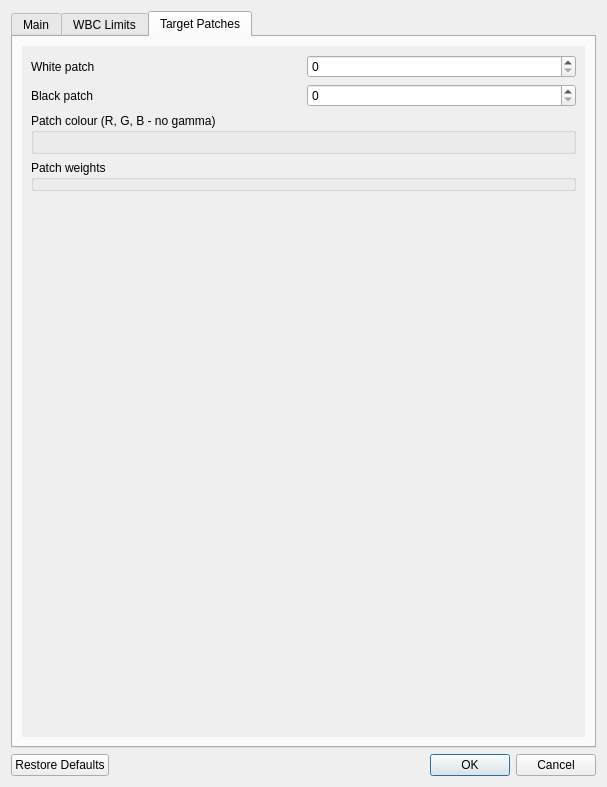
<?xml version="1.0" encoding="UTF-8"?>
<ui version="4.0">
 <class>CCMConfigAdv</class>
 <widget class="QDialog" name="CCMConfigAdv">
  <property name="geometry">
   <rect>
    <x>0</x>
    <y>0</y>
    <width>607</width>
    <height>787</height>
   </rect>
  </property>
  <property name="windowTitle">
   <string>CCM Configuration (advanced)</string>
  </property>
  <layout class="QGridLayout" name="gridLayout">
   <item row="6" column="0" colspan="2">
    <widget class="QDialogButtonBox" name="buttonBox">
     <property name="standardButtons">
      <set>QDialogButtonBox::Cancel|QDialogButtonBox::Ok|QDialogButtonBox::RestoreDefaults</set>
     </property>
    </widget>
   </item>
   <item row="2" column="0" colspan="2">
    <widget class="QTabWidget" name="tabWidget">
     <property name="currentIndex">
      <number>2</number>
     </property>
     <widget class="QWidget" name="tab_3">
      <attribute name="title">
       <string>Main</string>
      </attribute>
      <layout class="QGridLayout" name="gridLayout_8">
       <item row="0" column="0">
        <widget class="QLabel" name="label_3">
         <property name="text">
          <string>Nb iterations</string>
         </property>
        </widget>
       </item>
       <item row="6" column="0">
        <widget class="QLabel" name="label_7">
         <property name="text">
          <string>Change probability</string>
         </property>
        </widget>
       </item>
       <item row="5" column="0">
        <widget class="QLabel" name="label_6">
         <property name="text">
          <string>Temperature strength</string>
         </property>
        </widget>
       </item>
       <item row="0" column="1">
        <widget class="QSpinBox" name="nIterations">
         <property name="minimum">
          <number>1000</number>
         </property>
         <property name="maximum">
          <number>1000000000</number>
         </property>
        </widget>
       </item>
       <item row="1" column="0">
        <widget class="QLabel" name="label_4">
         <property name="text">
          <string>Nb warm iterations</string>
         </property>
        </widget>
       </item>
       <item row="4" column="0" colspan="2">
        <widget class="QCheckBox" name="gammaDisplay">
         <property name="text">
          <string>Apply gamma correction to the displayed images</string>
         </property>
        </widget>
       </item>
       <item row="5" column="1">
        <widget class="QDoubleSpinBox" name="temperatureStr"/>
       </item>
       <item row="3" column="0">
        <widget class="QCheckBox" name="normalise">
         <property name="text">
          <string>Normalise matrix lines to 1</string>
         </property>
        </widget>
       </item>
       <item row="1" column="1">
        <widget class="QSpinBox" name="nWarm">
         <property name="minimum">
          <number>500</number>
         </property>
         <property name="maximum">
          <number>1000000000</number>
         </property>
        </widget>
       </item>
       <item row="2" column="1">
        <widget class="QCheckBox" name="errorCurve">
         <property name="text">
          <string>Display error curve tab</string>
         </property>
        </widget>
       </item>
       <item row="3" column="1">
        <widget class="QCheckBox" name="CIE94">
         <property name="text">
          <string>Use CIE94 error metric</string>
         </property>
        </widget>
       </item>
       <item row="7" column="0" colspan="2">
        <widget class="QGroupBox" name="lumcorr_grp">
         <property name="title">
          <string>Weighted white patch average (WBC)</string>
         </property>
         <layout class="QGridLayout" name="gridLayout_4">
          <item row="0" column="0">
           <widget class="QDoubleSpinBox" name="luminanceR">
            <property name="suffix">
             <string> xR</string>
            </property>
           </widget>
          </item>
          <item row="0" column="1">
           <widget class="QDoubleSpinBox" name="luminanceG">
            <property name="suffix">
             <string> xG</string>
            </property>
           </widget>
          </item>
          <item row="0" column="2">
           <widget class="QDoubleSpinBox" name="luminanceB">
            <property name="suffix">
             <string> xB</string>
            </property>
           </widget>
          </item>
         </layout>
        </widget>
       </item>
       <item row="2" column="0">
        <widget class="QCheckBox" name="verboseLog">
         <property name="text">
          <string>Verbose logging</string>
         </property>
        </widget>
       </item>
       <item row="6" column="1">
        <widget class="QSpinBox" name="changeProb">
         <property name="suffix">
          <string>%</string>
         </property>
         <property name="minimum">
          <number>1</number>
         </property>
         <property name="maximum">
          <number>100</number>
         </property>
        </widget>
       </item>
       <item row="8" column="0">
        <spacer name="verticalSpacer_3">
         <property name="orientation">
          <enum>Qt::Vertical</enum>
         </property>
         <property name="sizeHint" stdset="0">
          <size>
           <width>20</width>
           <height>40</height>
          </size>
         </property>
        </spacer>
       </item>
      </layout>
     </widget>
     <widget class="QWidget" name="tab">
      <attribute name="title">
       <string>WBC Limits</string>
      </attribute>
      <layout class="QGridLayout" name="gridLayout_6">
       <item row="2" column="0">
        <widget class="QGroupBox" name="max_grp">
         <property name="title">
          <string>Maximum</string>
         </property>
         <property name="flat">
          <bool>true</bool>
         </property>
         <layout class="QGridLayout" name="gridLayout_3">
          <item row="1" column="4">
           <widget class="QDoubleSpinBox" name="max_off1"/>
          </item>
          <item row="1" column="0">
           <widget class="QDoubleSpinBox" name="max_mat3"/>
          </item>
          <item row="0" column="0">
           <widget class="QDoubleSpinBox" name="max_mat0"/>
          </item>
          <item row="1" column="1">
           <widget class="QDoubleSpinBox" name="max_mat4"/>
          </item>
          <item row="0" column="4">
           <widget class="QDoubleSpinBox" name="max_off0"/>
          </item>
          <item row="0" column="1">
           <widget class="QDoubleSpinBox" name="max_mat1"/>
          </item>
          <item row="0" column="2">
           <widget class="QDoubleSpinBox" name="max_mat2"/>
          </item>
          <item row="1" column="2">
           <widget class="QDoubleSpinBox" name="max_mat5"/>
          </item>
          <item row="1" column="3">
           <widget class="QLabel" name="label_2">
            <property name="maximumSize">
             <size>
              <width>20</width>
              <height>16777215</height>
             </size>
            </property>
            <property name="text">
             <string>+</string>
            </property>
           </widget>
          </item>
          <item row="2" column="4">
           <widget class="QDoubleSpinBox" name="max_off2"/>
          </item>
          <item row="2" column="2">
           <widget class="QDoubleSpinBox" name="max_mat8"/>
          </item>
          <item row="2" column="1">
           <widget class="QDoubleSpinBox" name="max_mat7"/>
          </item>
          <item row="2" column="0">
           <widget class="QDoubleSpinBox" name="max_mat6"/>
          </item>
         </layout>
        </widget>
       </item>
       <item row="0" column="0">
        <widget class="QGroupBox" name="useMaxWBC_grp">
         <property name="title">
          <string>Use maximum WBC gain</string>
         </property>
         <property name="flat">
          <bool>true</bool>
         </property>
         <property name="checkable">
          <bool>true</bool>
         </property>
         <property name="checked">
          <bool>true</bool>
         </property>
         <layout class="QGridLayout" name="gridLayout_5">
          <item row="0" column="0">
           <widget class="QLabel" name="label_5">
            <property name="text">
             <string>Maximum gain</string>
            </property>
           </widget>
          </item>
          <item row="0" column="1">
           <widget class="QDoubleSpinBox" name="maxWBCGain"/>
          </item>
         </layout>
        </widget>
       </item>
       <item row="3" column="0">
        <spacer name="verticalSpacer_2">
         <property name="orientation">
          <enum>Qt::Vertical</enum>
         </property>
         <property name="sizeHint" stdset="0">
          <size>
           <width>20</width>
           <height>40</height>
          </size>
         </property>
        </spacer>
       </item>
       <item row="1" column="0">
        <widget class="QGroupBox" name="min_grp">
         <property name="title">
          <string>Minimum</string>
         </property>
         <property name="flat">
          <bool>true</bool>
         </property>
         <layout class="QGridLayout" name="gridLayout_2">
          <item row="2" column="0">
           <widget class="QDoubleSpinBox" name="min_mat6"/>
          </item>
          <item row="1" column="4">
           <widget class="QDoubleSpinBox" name="min_off1"/>
          </item>
          <item row="1" column="0">
           <widget class="QDoubleSpinBox" name="min_mat3"/>
          </item>
          <item row="0" column="0">
           <widget class="QDoubleSpinBox" name="min_mat0"/>
          </item>
          <item row="1" column="1">
           <widget class="QDoubleSpinBox" name="min_mat4"/>
          </item>
          <item row="0" column="4">
           <widget class="QDoubleSpinBox" name="min_off0"/>
          </item>
          <item row="0" column="1">
           <widget class="QDoubleSpinBox" name="min_mat1"/>
          </item>
          <item row="0" column="2">
           <widget class="QDoubleSpinBox" name="min_mat2"/>
          </item>
          <item row="1" column="2">
           <widget class="QDoubleSpinBox" name="min_mat5"/>
          </item>
          <item row="1" column="3">
           <widget class="QLabel" name="label">
            <property name="maximumSize">
             <size>
              <width>20</width>
              <height>16777215</height>
             </size>
            </property>
            <property name="text">
             <string>+</string>
            </property>
           </widget>
          </item>
          <item row="2" column="4">
           <widget class="QDoubleSpinBox" name="min_off2"/>
          </item>
          <item row="2" column="2">
           <widget class="QDoubleSpinBox" name="min_mat8"/>
          </item>
          <item row="2" column="1">
           <widget class="QDoubleSpinBox" name="min_mat7"/>
          </item>
         </layout>
         <zorder>min_mat0</zorder>
         <zorder>min_mat1</zorder>
         <zorder>min_mat2</zorder>
         <zorder>min_mat3</zorder>
         <zorder>min_mat4</zorder>
         <zorder>min_mat5</zorder>
         <zorder>label</zorder>
         <zorder>min_off1</zorder>
         <zorder>min_off0</zorder>
         <zorder>min_off2</zorder>
         <zorder>min_mat8</zorder>
         <zorder>min_mat7</zorder>
         <zorder>min_mat6</zorder>
        </widget>
       </item>
      </layout>
     </widget>
     <widget class="QWidget" name="tab_2">
      <attribute name="title">
       <string>Target Patches</string>
      </attribute>
      <layout class="QGridLayout" name="gridLayout_7">
       <item row="0" column="0">
        <widget class="QScrollArea" name="target_area">
         <property name="frameShape">
          <enum>QFrame::NoFrame</enum>
         </property>
         <property name="frameShadow">
          <enum>QFrame::Plain</enum>
         </property>
         <property name="widgetResizable">
          <bool>true</bool>
         </property>
         <widget class="QWidget" name="scrollAreaWidgetContents">
          <property name="geometry">
           <rect>
            <x>0</x>
            <y>0</y>
            <width>565</width>
            <height>696</height>
           </rect>
          </property>
          <layout class="QGridLayout" name="_2">
           <item row="2" column="0" colspan="2">
            <widget class="QGroupBox" name="groupBox">
             <property name="title">
              <string>Patch colour (R, G, B - no gamma)</string>
             </property>
             <property name="flat">
              <bool>true</bool>
             </property>
             <layout class="QGridLayout" name="target_layout"/>
            </widget>
           </item>
           <item row="3" column="0" colspan="2">
            <widget class="QGroupBox" name="patchWeigths_grp">
             <property name="title">
              <string>Patch weights</string>
             </property>
             <property name="flat">
              <bool>true</bool>
             </property>
            </widget>
           </item>
           <item row="1" column="1">
            <widget class="QSpinBox" name="blackPatch"/>
           </item>
           <item row="0" column="1">
            <widget class="QSpinBox" name="whitePatch"/>
           </item>
           <item row="1" column="0">
            <widget class="QLabel" name="label_9">
             <property name="text">
              <string>Black patch</string>
             </property>
            </widget>
           </item>
           <item row="0" column="0">
            <widget class="QLabel" name="label_8">
             <property name="text">
              <string>White patch</string>
             </property>
            </widget>
           </item>
           <item row="4" column="0">
            <spacer name="verticalSpacer">
             <property name="orientation">
              <enum>Qt::Vertical</enum>
             </property>
             <property name="sizeHint" stdset="0">
              <size>
               <width>20</width>
               <height>40</height>
              </size>
             </property>
            </spacer>
           </item>
          </layout>
         </widget>
        </widget>
       </item>
      </layout>
     </widget>
    </widget>
   </item>
  </layout>
 </widget>
 <tabstops>
  <tabstop>luminanceR</tabstop>
  <tabstop>luminanceG</tabstop>
  <tabstop>luminanceB</tabstop>
  <tabstop>maxWBCGain</tabstop>
  <tabstop>min_mat0</tabstop>
  <tabstop>min_mat1</tabstop>
  <tabstop>min_mat2</tabstop>
  <tabstop>min_mat3</tabstop>
  <tabstop>min_mat4</tabstop>
  <tabstop>min_mat5</tabstop>
  <tabstop>min_mat6</tabstop>
  <tabstop>min_mat7</tabstop>
  <tabstop>min_mat8</tabstop>
  <tabstop>min_off0</tabstop>
  <tabstop>min_off1</tabstop>
  <tabstop>min_off2</tabstop>
  <tabstop>max_mat0</tabstop>
  <tabstop>max_mat1</tabstop>
  <tabstop>max_mat2</tabstop>
  <tabstop>max_mat3</tabstop>
  <tabstop>max_mat4</tabstop>
  <tabstop>max_mat5</tabstop>
  <tabstop>max_mat6</tabstop>
  <tabstop>max_mat7</tabstop>
  <tabstop>max_mat8</tabstop>
  <tabstop>max_off0</tabstop>
  <tabstop>max_off1</tabstop>
  <tabstop>max_off2</tabstop>
  <tabstop>whitePatch</tabstop>
  <tabstop>blackPatch</tabstop>
  <tabstop>groupBox</tabstop>
  <tabstop>patchWeigths_grp</tabstop>
  <tabstop>buttonBox</tabstop>
 </tabstops>
 <resources/>
 <connections>
  <connection>
   <sender>CIE94</sender>
   <signal>clicked(bool)</signal>
   <receiver>patchWeigths_grp</receiver>
   <slot>setDisabled(bool)</slot>
   <hints>
    <hint type="sourcelabel">
     <x>91</x>
     <y>98</y>
    </hint>
    <hint type="destinationlabel">
     <x>91</x>
     <y>303</y>
    </hint>
   </hints>
  </connection>
 </connections>
</ui>
